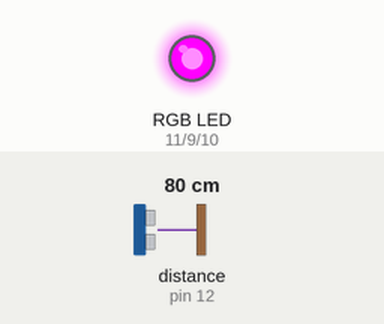
Simulated run of this sketch. Board: Arduino Uno, built with avr-gcc and run on an emulated ATmega328P. Parts: an RGB LED mixed from three pins (HIGH = lit). Wiring (inferred from the names in the program): ultrasonic range finder: trigger pin 13; echo pin 12. Inputs (shaded band) come from the test bench; at power-on: distance to the obstacle (sensor on pin 12) 80 cm. The echo pulse lasts 58.3 µs per cm; pins used as bus, display or sensor lines are not drawn.

Above: at 1.2 s.
1.3 s: distance to the obstacle (sensor on pin 12) set to 4 cm
At 2.11 s:
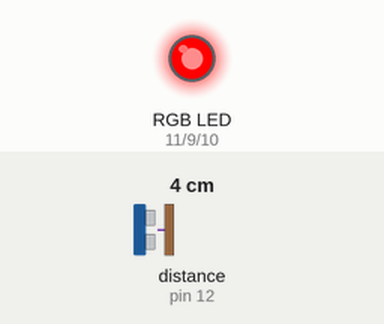
4.3 s: distance to the obstacle (sensor on pin 12) set to 35 cm
At 4.9 s:
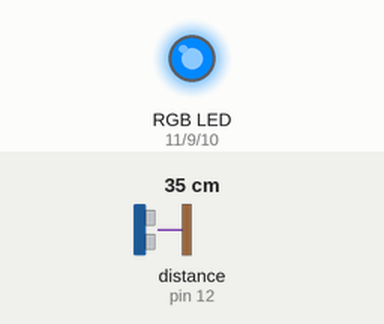
5.8 s: distance to the obstacle (sensor on pin 12) set to 2 cm
At 6.9 s:
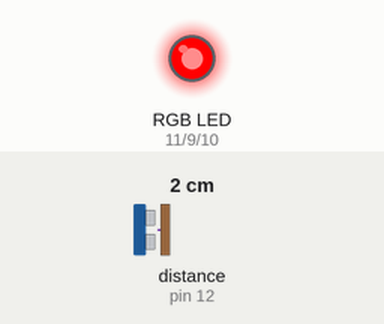
7.3 s: distance to the obstacle (sensor on pin 12) set to 9 cm
At 7.46 s:
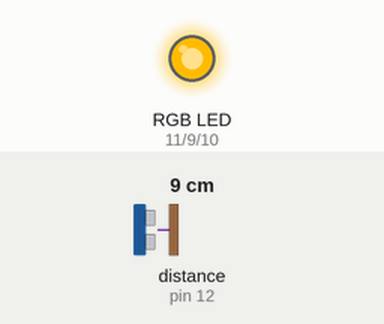
10.3 s: distance to the obstacle (sensor on pin 12) set to 18 cm
13.3 s: distance to the obstacle (sensor on pin 12) set to 60 cm
Timing chart, 0 to 15.8 s (numbered marks = the images above; inputs shaded):
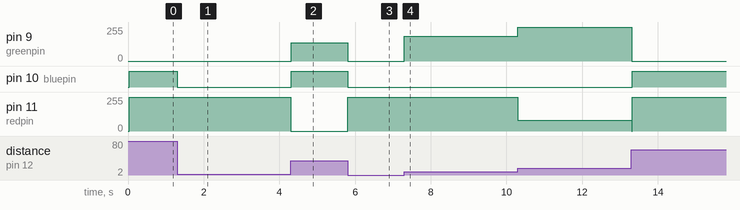

The sketch:

Ultra_RGB_LED.ino
```cpp
#define greenpin 9
#define bluepin 10
#define redpin 11

#define firewall 6
#define trigpin  13  // Arduino pin tied to trigger pin on the ultrasonic sensor.
#define echopin     12  // Arduino pin tied to echo pin on the ultrasonic sensor.
#define maxdistance 200 // Maximum distance we want to ping for (in centimeters). Maximum sensor distance is rated at 400-500cm.

int lasts[firewall];

int ultra(){
  digitalWrite(trigpin, LOW);
  delayMicroseconds(2);
  // Sets the trigPin HIGH (ACTIVE) for 10 microseconds
  digitalWrite(trigpin, HIGH);
  delayMicroseconds(10);
  digitalWrite(trigpin, LOW);
  // Reads the echoPin, returns the sound wave travel time in microseconds
  int dist = pulseIn(echopin, HIGH, 30*maxdistance);
  return (int)((double)(dist)*0.01715);
}

int aver(){
  int s = 0;
  for(int i = 0; i < firewall; i++){
    s += lasts[i];
  }
  s = s/firewall;
  return s;
}

void RGB(int r, int g, int b){
	analogWrite(redpin, r);
	analogWrite(greenpin, g);
	analogWrite(bluepin, b);
}

void colour_pick(int i, int p){
  double r, g, b;
  double d = (double)i;
  if(i<60){
    r = 1;
    g = d/60;
    b = 0;
  }else if(i<120){
    d -= 60;
    r = (60-d)/60;
    g = 1;
    b = 0;
  }else if(i<180){
    d -= 120;
    r = 0;
    g = 1;
    b = d/60;
  }else if(i<240){
    d -= 180;
    r = 0;
    g = (60-d)/60;
    b = 1;
  }else if(i<300){
    d -= 240;
    r = d/60;
    g = 0;
    b = 1;
  }else{
    d -= 300;
    r = 1;
    g = 0;
    b = (60-d)/60;
  }
  RGB(r*p, g*p, b*p);
}

void setup(){
	pinMode(redpin, OUTPUT);
	pinMode(greenpin, OUTPUT);
	pinMode(bluepin, OUTPUT);
	pinMode(echopin, INPUT);
	pinMode(trigpin, OUTPUT);
	Serial.begin(115200);
}

void loop(){
  int a = ultra();
  if(abs(aver()-a) < 20 && a != 0){
    colour_pick(map(a, 1, 20, 0, 120), 255);
  }else{
    RGB(0, 0, 0);
  }
  for(int i = 0; i < firewall; i++){
    lasts[i] = lasts[i+1];
  }
  lasts[firewall-1] = a;
}
```

Measured:
- after the input at 1.3 s, pin 10 (bluepin): HIGH → LOW at once
- after the input at 4.3 s, pin 9 (greenpin): 0/255 → 136/255 at once; pin 10 (bluepin): LOW → HIGH at once; pin 11 (redpin): 255/255 → 0/255 at once
- after the input at 5.8 s, pin 9 (greenpin): 136/255 → 0/255 at once; pin 10 (bluepin): HIGH → LOW at once; pin 11 (redpin): 0/255 → 255/255 at once
- after the input at 7.3 s, pin 9 (greenpin): 0/255 → 187/255 at once
